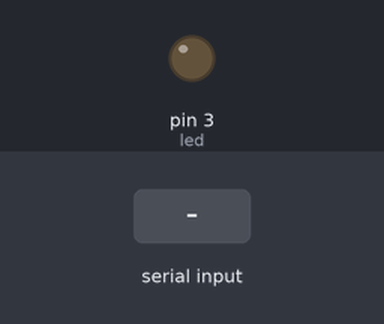
This sketch was run on a simulated Arduino Uno, built with avr-gcc and run on an emulated ATmega328P. Parts: output pins drawn as LEDs (lit = HIGH). The test bench sets the inputs (shaded band).

Above: at 1.2 s.
1.3 s: "P" received over Serial
At 2.5 s:
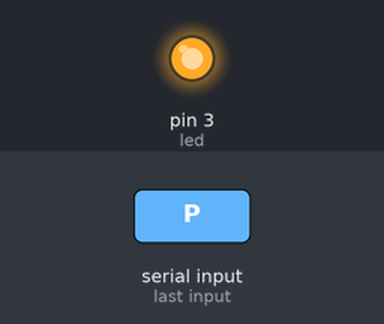
2.8 s: "A" received over Serial
At 3.7 s:
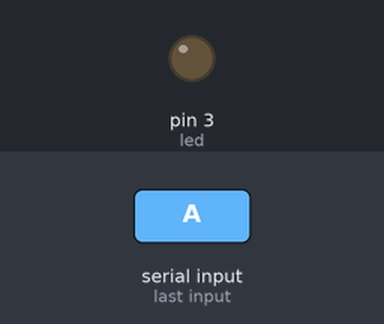
Timing chart, 0 to 5.8 s (numbered marks = the images above; inputs shaded):
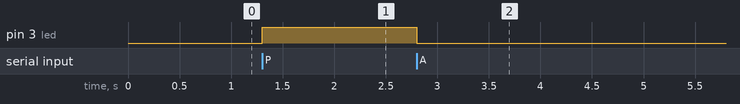

The sketch:

FloresErik_Reto4_SE.ino
```cpp
/*
 * DEBER 6.1: Retos Proseccing
 * Resolución de reto 4
 * OBJETIVO: Aplicar los conocimientos acerca de Processing y la interfaz gráfica.
 *NOMBRE: Erik Flores
 */
 const int led =3;
void setup() {
  Serial.begin(9600);       //Inicializacion de la comunicacion serial.
  pinMode(led,OUTPUT);
  }
void loop() {
  if(Serial.available()){     //Se verifica que haya indormacion
    char letra=Serial.read(); //Se lee el dato de tipo char
    if(letra=='P'){           //Se condiciona una letra cuando sea prendido
      digitalWrite(led,1);    //Se escribe el estado del led
    }else if(letra=='A'){     //Se condiciona una letra para el estado apagado
      digitalWrite(led,0);    //Se escribe en el led el estado 0 o apagar.
    }
  }
}
```

Measured:
- after the input at 1.3 s, pin 3 (led): LOW → HIGH at once
- after the input at 2.8 s, pin 3 (led): HIGH → LOW at once
